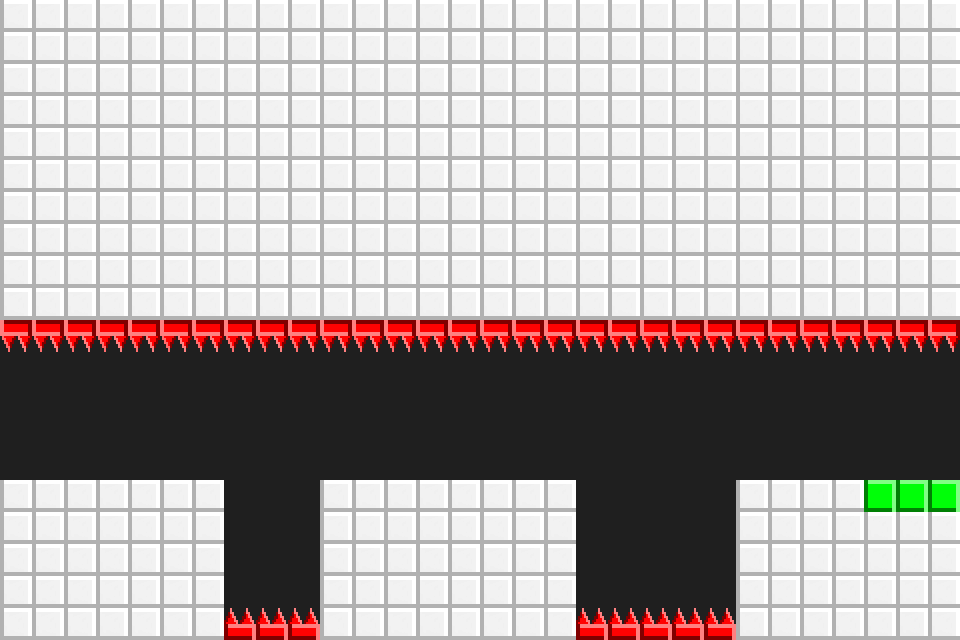

Rendered tile map (Tiled .tmx) drawn with the repository's tilesets; below, a short description and the map source with its tile grids summarised:
An orthogonal 30x20 tile map with 32x32 px tiles, 4 tile layers (Tile Layer 1, Tile Layer 2, Tile Layer 3, Tile Layer 4), 12 tilesets.

<map version="1.0" orientation="orthogonal" renderorder="right-down" width="30" height="20" tilewidth="32" tileheight="32" nextobjectid="1">
 <tileset firstgid="1" name="Blue_Down" tilewidth="32" tileheight="32" tilecount="1">
  <image source="Blue_Down.png" width="32" height="32" />
 </tileset>
 <tileset firstgid="2" name="Blue_Left" tilewidth="32" tileheight="32" tilecount="1">
  <image source="Blue_Left.png" width="32" height="32" />
 </tileset>
 <tileset firstgid="3" name="Blue_Right" tilewidth="32" tileheight="32" tilecount="1">
  <image source="Blue_Right.png" width="32" height="32" />
 </tileset>
 <tileset firstgid="4" name="Blue_Up" tilewidth="32" tileheight="32" tilecount="1">
  <image source="Blue_Up.png" width="32" height="32" />
 </tileset>
 <tileset firstgid="5" name="Green" tilewidth="32" tileheight="32" tilecount="1">
  <image source="Green.png" width="32" height="32" />
 </tileset>
 <tileset firstgid="6" name="Purple" tilewidth="32" tileheight="32" tilecount="1">
  <image source="Purple.png" width="32" height="32" />
 </tileset>
 <tileset firstgid="7" name="White" tilewidth="32" tileheight="32" tilecount="1">
  <image source="White.png" width="32" height="32" />
 </tileset>
 <tileset firstgid="8" name="Red_Down" tilewidth="32" tileheight="32" tilecount="1">
  <image source="Red_Down.png" width="32" height="32" />
 </tileset>
 <tileset firstgid="9" name="Red_Left" tilewidth="32" tileheight="32" tilecount="1">
  <image source="Red_Left.png" width="32" height="32" />
 </tileset>
 <tileset firstgid="10" name="Red_Right" tilewidth="32" tileheight="32" tilecount="1">
  <image source="Red_Right.png" width="32" height="32" />
 </tileset>
 <tileset firstgid="11" name="Red_up" tilewidth="32" tileheight="32" tilecount="1">
  <image source="Red_up.png" width="32" height="32" />
 </tileset>
 <tileset firstgid="12" name="Black" tilewidth="32" tileheight="32" tilecount="1">
  <image source="Black.png" width="32" height="32" />
 </tileset>
 <layer name="Tile Layer 1" width="30" height="20">
  <data>[600 cells, 600 non-empty, 1 distinct tile ids]</data>
 </layer>
 <layer name="Tile Layer 2" width="30" height="20">
  <properties>
   <property name="Collidable" value="True" />
  </properties>
  <data>[600 cells, 407 non-empty, 1 distinct tile ids]</data>
 </layer>
 <layer name="Tile Layer 3" width="30" height="20">
  <properties>
   <property name="Collidable" value="True" />
  </properties>
  <data>[600 cells, 38 non-empty, 2 distinct tile ids]</data>
 </layer>
 <layer name="Tile Layer 4" width="30" height="20">
  <properties>
   <property name="Collidable" value="True" />
  </properties>
  <data>[600 cells, 3 non-empty, 1 distinct tile ids]</data>
 </layer>
</map>
